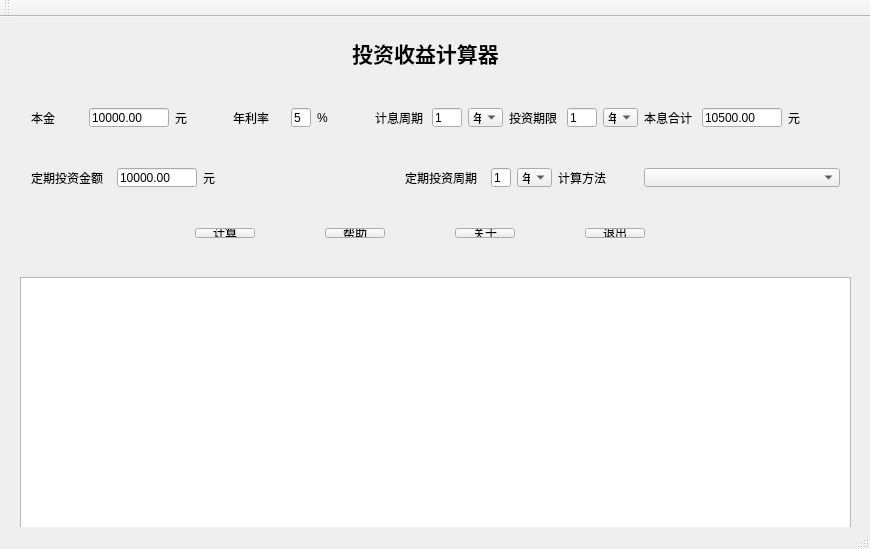
<?xml version="1.0" encoding="UTF-8"?>
<ui version="4.0">
 <class>MainWindow</class>
 <widget class="QMainWindow" name="MainWindow">
  <property name="geometry">
   <rect>
    <x>0</x>
    <y>0</y>
    <width>870</width>
    <height>549</height>
   </rect>
  </property>
  <property name="windowTitle">
   <string>MainWindow</string>
  </property>
  <widget class="QWidget" name="centralWidget">
   <widget class="QLabel" name="label">
    <property name="geometry">
     <rect>
      <x>340</x>
      <y>20</y>
      <width>171</width>
      <height>31</height>
     </rect>
    </property>
    <property name="text">
     <string>&lt;html&gt;&lt;head/&gt;&lt;body&gt;&lt;p&gt;&lt;span style=&quot; font-size:16pt; font-weight:600;&quot;&gt;投资收益计算器&lt;/span&gt;&lt;/p&gt;&lt;/body&gt;&lt;/html&gt;</string>
    </property>
    <property name="alignment">
     <set>Qt::AlignCenter</set>
    </property>
    <property name="wordWrap">
     <bool>false</bool>
    </property>
    <property name="margin">
     <number>0</number>
    </property>
    <property name="indent">
     <number>0</number>
    </property>
   </widget>
   <widget class="QTextBrowser" name="textBrowser">
    <property name="geometry">
     <rect>
      <x>20</x>
      <y>260</y>
      <width>831</width>
      <height>251</height>
     </rect>
    </property>
    <property name="maximumSize">
     <size>
      <width>16777215</width>
      <height>16777215</height>
     </size>
    </property>
   </widget>
   <widget class="QWidget" name="horizontalLayoutWidget">
    <property name="geometry">
     <rect>
      <x>20</x>
      <y>80</y>
      <width>831</width>
      <height>41</height>
     </rect>
    </property>
    <layout class="QHBoxLayout" name="horizontalLayout">
     <item>
      <widget class="QLabel" name="label_2">
       <property name="maximumSize">
        <size>
         <width>80</width>
         <height>16777215</height>
        </size>
       </property>
       <property name="text">
        <string>本金</string>
       </property>
      </widget>
     </item>
     <item>
      <widget class="QLineEdit" name="present_value">
       <property name="maximumSize">
        <size>
         <width>80</width>
         <height>16777215</height>
        </size>
       </property>
       <property name="text">
        <string>10000.00</string>
       </property>
      </widget>
     </item>
     <item>
      <widget class="QLabel" name="label_8">
       <property name="text">
        <string>元</string>
       </property>
      </widget>
     </item>
     <item>
      <widget class="QLabel" name="label_3">
       <property name="maximumSize">
        <size>
         <width>80</width>
         <height>16777215</height>
        </size>
       </property>
       <property name="text">
        <string>年利率</string>
       </property>
      </widget>
     </item>
     <item>
      <widget class="QLineEdit" name="interest_rate">
       <property name="maximumSize">
        <size>
         <width>20</width>
         <height>16777215</height>
        </size>
       </property>
       <property name="text">
        <string>5</string>
       </property>
      </widget>
     </item>
     <item>
      <widget class="QLabel" name="label_9">
       <property name="text">
        <string>%</string>
       </property>
      </widget>
     </item>
     <item>
      <widget class="QLabel" name="label_5">
       <property name="maximumSize">
        <size>
         <width>80</width>
         <height>16777215</height>
        </size>
       </property>
       <property name="text">
        <string>计息周期</string>
       </property>
      </widget>
     </item>
     <item>
      <widget class="QLineEdit" name="interest_period">
       <property name="maximumSize">
        <size>
         <width>30</width>
         <height>16777215</height>
        </size>
       </property>
       <property name="text">
        <string>1</string>
       </property>
      </widget>
     </item>
     <item>
      <widget class="QComboBox" name="interest_period_unit">
       <property name="maximumSize">
        <size>
         <width>35</width>
         <height>16777215</height>
        </size>
       </property>
       <item>
        <property name="text">
         <string>年</string>
        </property>
       </item>
       <item>
        <property name="text">
         <string>月</string>
        </property>
       </item>
       <item>
        <property name="text">
         <string>日</string>
        </property>
       </item>
      </widget>
     </item>
     <item>
      <widget class="QLabel" name="label_4">
       <property name="maximumSize">
        <size>
         <width>80</width>
         <height>16777215</height>
        </size>
       </property>
       <property name="text">
        <string>投资期限</string>
       </property>
      </widget>
     </item>
     <item>
      <widget class="QLineEdit" name="invest_period">
       <property name="maximumSize">
        <size>
         <width>30</width>
         <height>16777215</height>
        </size>
       </property>
       <property name="text">
        <string>1</string>
       </property>
      </widget>
     </item>
     <item>
      <widget class="QComboBox" name="invest_period_unit">
       <property name="maximumSize">
        <size>
         <width>35</width>
         <height>16777215</height>
        </size>
       </property>
       <item>
        <property name="text">
         <string>年</string>
        </property>
       </item>
       <item>
        <property name="text">
         <string>月</string>
        </property>
       </item>
       <item>
        <property name="text">
         <string>日</string>
        </property>
       </item>
      </widget>
     </item>
     <item>
      <widget class="QLabel" name="label_7">
       <property name="text">
        <string>本息合计</string>
       </property>
      </widget>
     </item>
     <item>
      <widget class="QLineEdit" name="future_value">
       <property name="maximumSize">
        <size>
         <width>80</width>
         <height>16777215</height>
        </size>
       </property>
       <property name="text">
        <string>10500.00</string>
       </property>
      </widget>
     </item>
     <item>
      <widget class="QLabel" name="label_10">
       <property name="text">
        <string>元</string>
       </property>
      </widget>
     </item>
    </layout>
   </widget>
   <widget class="QWidget" name="horizontalLayoutWidget_2">
    <property name="geometry">
     <rect>
      <x>120</x>
      <y>200</y>
      <width>601</width>
      <height>32</height>
     </rect>
    </property>
    <layout class="QHBoxLayout" name="horizontalLayout_2">
     <item>
      <widget class="QPushButton" name="count">
       <property name="maximumSize">
        <size>
         <width>60</width>
         <height>16777215</height>
        </size>
       </property>
       <property name="text">
        <string>计算</string>
       </property>
      </widget>
     </item>
     <item>
      <widget class="QPushButton" name="help">
       <property name="maximumSize">
        <size>
         <width>60</width>
         <height>16777215</height>
        </size>
       </property>
       <property name="text">
        <string>帮助</string>
       </property>
      </widget>
     </item>
     <item>
      <widget class="QPushButton" name="about">
       <property name="maximumSize">
        <size>
         <width>60</width>
         <height>16777215</height>
        </size>
       </property>
       <property name="text">
        <string>关于</string>
       </property>
      </widget>
     </item>
     <item>
      <widget class="QPushButton" name="quit">
       <property name="maximumSize">
        <size>
         <width>60</width>
         <height>16777215</height>
        </size>
       </property>
       <property name="text">
        <string>退出</string>
       </property>
      </widget>
     </item>
    </layout>
   </widget>
   <widget class="QWidget" name="horizontalLayoutWidget_3">
    <property name="geometry">
     <rect>
      <x>20</x>
      <y>140</y>
      <width>831</width>
      <height>41</height>
     </rect>
    </property>
    <layout class="QHBoxLayout" name="horizontalLayout_3">
     <item>
      <widget class="QLabel" name="label_11">
       <property name="maximumSize">
        <size>
         <width>80</width>
         <height>16777215</height>
        </size>
       </property>
       <property name="text">
        <string>定期投资金额</string>
       </property>
      </widget>
     </item>
     <item>
      <widget class="QLineEdit" name="automatic_investment_plan_value">
       <property name="sizePolicy">
        <sizepolicy hsizetype="Expanding" vsizetype="Fixed">
         <horstretch>0</horstretch>
         <verstretch>0</verstretch>
        </sizepolicy>
       </property>
       <property name="maximumSize">
        <size>
         <width>80</width>
         <height>16777215</height>
        </size>
       </property>
       <property name="text">
        <string>10000.00</string>
       </property>
      </widget>
     </item>
     <item>
      <widget class="QLabel" name="label_12">
       <property name="text">
        <string>元</string>
       </property>
      </widget>
     </item>
     <item>
      <widget class="QLabel" name="label_13">
       <property name="maximumSize">
        <size>
         <width>80</width>
         <height>16777215</height>
        </size>
       </property>
       <property name="text">
        <string>定期投资周期</string>
       </property>
      </widget>
     </item>
     <item>
      <widget class="QLineEdit" name="automatic_investment_plan_period">
       <property name="maximumSize">
        <size>
         <width>20</width>
         <height>16777215</height>
        </size>
       </property>
       <property name="text">
        <string>1</string>
       </property>
      </widget>
     </item>
     <item>
      <widget class="QComboBox" name="comboBox_3">
       <property name="maximumSize">
        <size>
         <width>35</width>
         <height>16777215</height>
        </size>
       </property>
       <item>
        <property name="text">
         <string>年</string>
        </property>
       </item>
       <item>
        <property name="text">
         <string>月</string>
        </property>
       </item>
       <item>
        <property name="text">
         <string>日</string>
        </property>
       </item>
      </widget>
     </item>
     <item>
      <widget class="QLabel" name="label_6">
       <property name="maximumSize">
        <size>
         <width>80</width>
         <height>16777215</height>
        </size>
       </property>
       <property name="text">
        <string>计算方法</string>
       </property>
      </widget>
     </item>
     <item>
      <widget class="QComboBox" name="count_mode">
       <property name="minimumSize">
        <size>
         <width>120</width>
         <height>0</height>
        </size>
       </property>
      </widget>
     </item>
    </layout>
   </widget>
  </widget>
  <widget class="QToolBar" name="mainToolBar">
   <attribute name="toolBarArea">
    <enum>TopToolBarArea</enum>
   </attribute>
   <attribute name="toolBarBreak">
    <bool>false</bool>
   </attribute>
  </widget>
  <widget class="QStatusBar" name="statusBar"/>
 </widget>
 <layoutdefault spacing="6" margin="11"/>
 <resources/>
 <connections/>
</ui>
